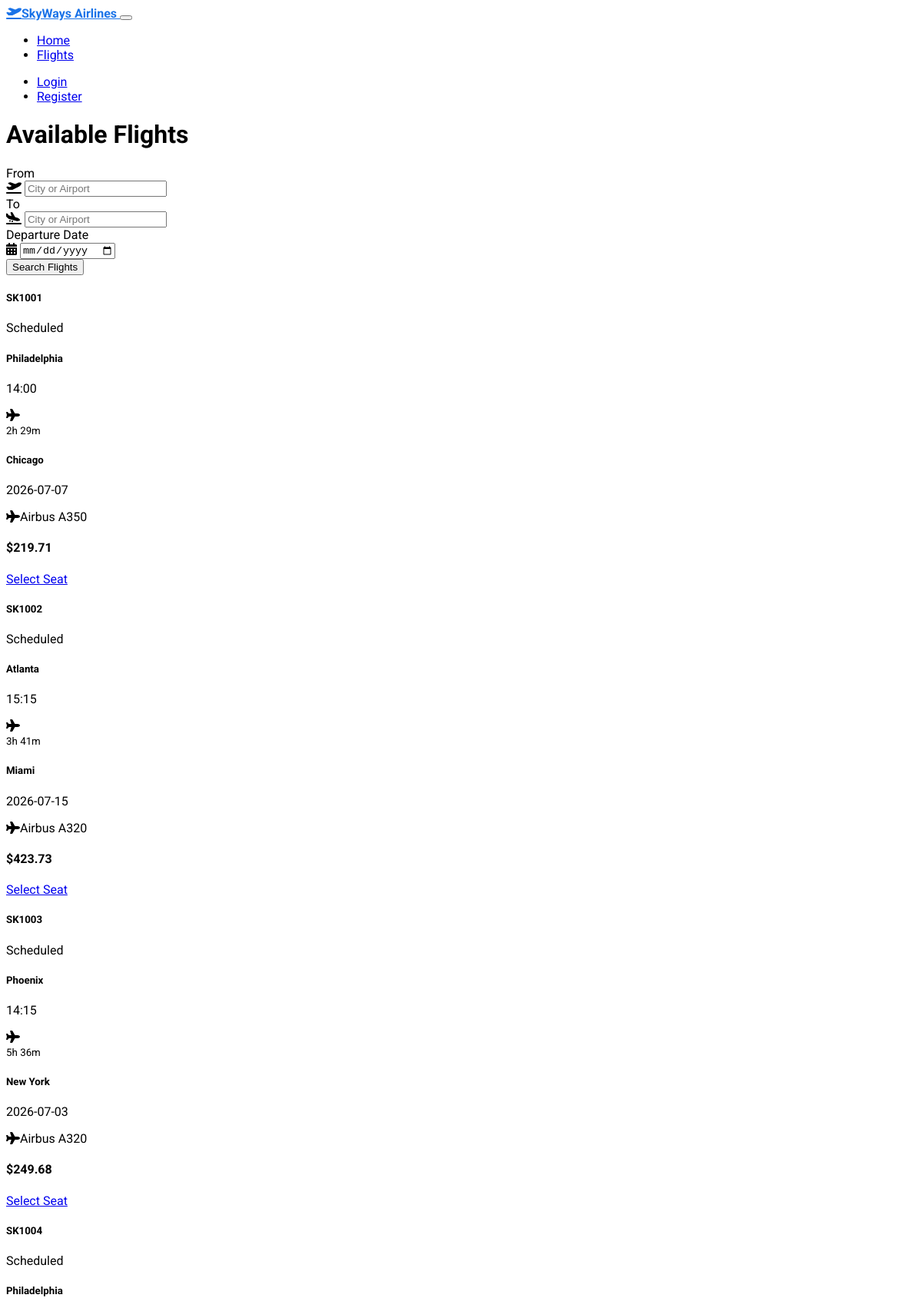
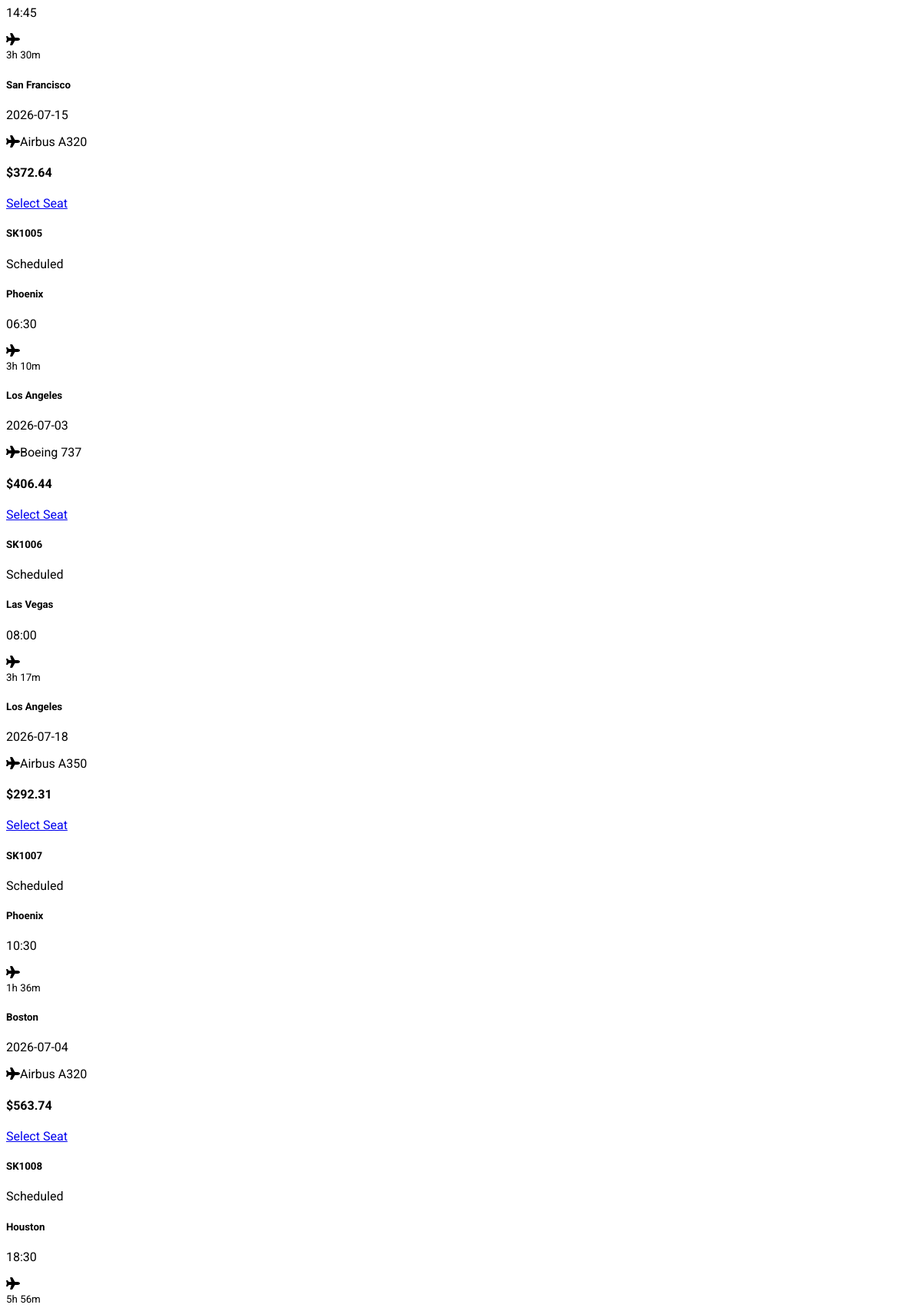
The page /flights (upper part) on the database its author committed (2 pictures, top to bottom).
### models.py (models this page shows)
class Flight(db.Model):
    __tablename__ = 'flights'
    id = db.Column(db.Integer, primary_key=True)
    flight_number = db.Column(db.String(10), nullable=False)
    departure = db.Column(db.String(100), nullable=False)
    destination = db.Column(db.String(100), nullable=False)
    date = db.Column(db.String(10), nullable=False)
    time = db.Column(db.String(10), nullable=False)
    duration = db.Column(db.String(10), nullable=False)
    price = db.Column(db.Float, nullable=False)
    aircraft = db.Column(db.String(100), nullable=False)
    status = db.Column(db.String(20), default='Scheduled')
    bookings = db.relationship('Booking', backref='flight', lazy=True)

### app.py (the view, shortened to what this page needs)
@app.route('/flights', methods=['GET', 'POST'])
def search_flights():
    form = FlightSearchForm()
    now = datetime.now()
    all_flights = get_flights()
    return render_template('flights.html', flights=all_flights, form=form, now=now)

### forms.py
class FlightSearchForm(FlaskForm):
    departure = StringField('From', validators=[DataRequired()])
    destination = StringField('To', validators=[DataRequired()])
    date = DateField('Date', validators=[DataRequired()], default=datetime.now)
    submit = SubmitField('Search Flights')

### models.py (called while the page is built)
def get_flights():
    return Flight.query.all()

### templates/flights.html (shortened to what this page needs)
{% extends 'base.html' %}
{% block content %}
<h1 class="mb-4">Available Flights</h1>
<div class="card mb-4">
    <div class="card-body">
        <form action="{{ url_for('search_flights') }}" method="post">
            <div class="row g-3">
                <div class="col-md-3">
                    <label for="departure" class="form-label">From</label>
                    <div class="input-group">
                        <span class="input-group-text"><i class="fas fa-plane-departure"></i></span>
                        <input type="text" class="form-control" id="departure" name="departure" placeholder="City or Airport" value="{{ request.form.get('departure', '') }}" required>
                    </div>
                </div>
                <div class="col-md-3">
                    <label for="destination" class="form-label">To</label>
                    <div class="input-group">
                        <span class="input-group-text"><i class="fas fa-plane-arrival"></i></span>
                        <input type="text" class="form-control" id="destination" name="destination" placeholder="City or Airport" value="{{ request.form.get('destination', '') }}" required>
                    </div>
                </div>
                <div class="col-md-3">
                    <label for="date" class="form-label">Departure Date</label>
                    <div class="input-group">
                        <span class="input-group-text"><i class="fas fa-calendar-alt"></i></span>
                        <input type="date" class="form-control" id="date" name="date" value="{{ request.form.get('date', '') }}" required>
                    </div>
                </div>
                <div class="col-md-3 d-flex align-items-end">
                    <button type="submit" class="btn btn-primary w-100">Search Flights</button>
                </div>
            </div>
        </form>
    </div>
</div>
{% if flights %}
    <div class="row">
        {% for flight in flights %}
            <div class="col-md-6 mb-4">
                <div class="card flight-card h-100">
                    <div class="card-header bg-primary text-white d-flex justify-content-between align-items-center">
                        <h5 class="mb-0">{{ flight.flight_number }}</h5>
                        <span class="badge bg-light text-dark">{{ flight.status }}</span>
                    </div>
                    <div class="card-body">
                        <div class="row mb-3">
                            <div class="col-5 text-center">
                                <h5>{{ flight.departure }}</h5>
                                <p class="text-muted mb-0">{{ flight.time }}</p>
                            </div>
                            <div class="col-2 text-center d-flex flex-column align-items-center justify-content-center">
                                <div class="flight-path">
                                    <i class="fas fa-plane text-primary"></i>
                                </div>
                                <small class="text-muted">{{ flight.duration }}</small>
                            </div>
                            <div class="col-5 text-center">
                                <h5>{{ flight.destination }}</h5>
                                <p class="text-muted mb-0">{{ flight.date }}</p>
                            </div>
                        </div>
                        <div class="d-flex justify-content-between align-items-center">
                            <div>
                                <p class="mb-0"><i class="fas fa-plane me-2"></i>{{ flight.aircraft }}</p>
                            </div>
                            <div>
                                <h4 class="text-primary mb-0">${{ "%.2f"|format(flight.price) }}</h4>
                            </div>
                        </div>
                    </div>
                    <div class="card-footer d-grid">
                        <a href="{{ url_for('select_seat', flight_id=flight.id) }}" class="btn btn-primary">Select Seat</a>
                    </div>
                </div>
            </div>
        {% endfor %}
    </div>
{% endif %}
{% endblock %}

### templates/base.html (shortened to what this page needs)
<!DOCTYPE html>
<html lang="en" data-bs-theme="dark">
<head>
    <link href="https://cdn.replit.com/agent/bootstrap-agent-dark-theme.min.css" rel="stylesheet">
    <link rel="stylesheet" href="https://cdnjs.cloudflare.com/ajax/libs/font-awesome/6.0.0-beta3/css/all.min.css">
    <link rel="stylesheet" href="{{ url_for('static', filename='css/styles.css') }}">
</head>
<body>
    <nav class="navbar navbar-expand-lg navbar-dark">
        <div class="container">
            <a class="navbar-brand" href="{{ url_for('index') }}">
                <i class="fas fa-plane-departure me-2"></i>SkyWays Airlines
            </a>
            <button class="navbar-toggler" type="button" data-bs-toggle="collapse" data-bs-target="#navbarNav" aria-controls="navbarNav" aria-expanded="false" aria-label="Toggle navigation">
            </button>
            <div class="collapse navbar-collapse" id="navbarNav">
                <ul class="navbar-nav me-auto">
                    <li class="nav-item">
                        <a class="nav-link {% if request.path == url_for('index') %}active{% endif %}" href="{{ url_for('index') }}">Home</a>
                    </li>
                    <li class="nav-item">
                        <a class="nav-link {% if request.path == url_for('search_flights') %}active{% endif %}" href="{{ url_for('search_flights') }}">Flights</a>
                    </li>
                </ul>
                <ul class="navbar-nav">
                    {% if session.get('user_id') %}
                        <li class="nav-item dropdown">
                            <a class="nav-link dropdown-toggle" href="#" id="navbarDropdown" role="button" data-bs-toggle="dropdown" aria-expanded="false">
                                <i class="fas fa-user-circle me-1"></i> Account
                            </a>
                            <ul class="dropdown-menu dropdown-menu-end" aria-labelledby="navbarDropdown">
                                <li><a class="dropdown-item" href="{{ url_for('my_bookings') }}">My Bookings</a></li>
                                <li><hr class="dropdown-divider"></li>
                                <li><a class="dropdown-item" href="{{ url_for('logout') }}">Logout</a></li>
                            </ul>
                        </li>
                    {% else %}
                        <li class="nav-item">
                            <a class="nav-link" href="{{ url_for('login') }}">Login</a>
                        </li>
                        <li class="nav-item">
                            <a class="nav-link" href="{{ url_for('register') }}">Register</a>
                        </li>
                    {% endif %}
                </ul>
            </div>
        </div>
    </nav>
    <main class="container my-4">
        {% block content %}{% endblock %}
    </main>
</body>
</html>

### static/css/styles.css (style rules this page uses)
:root { --sky-blue: #1a73e8; --sky-blue-light: #d0e3ff; --navy: #0d47a1; --cloud-white: #f8f9fa; --silver: #e9ecef; --midnight: #212529; }
body { font-family: 'Roboto', sans-serif; color: var(--bs-body-color); background-color: var(--bs-body-bg); }
.navbar-brand { font-weight: 700; color: var(--sky-blue); }
.flight-card { border-radius: 8px; transition: transform 0.2s; margin-bottom: 1rem; }

### rows shown on the page
Flight: flight_number "SK1001", status "Scheduled", departure "Philadelphia", time "14:00", duration "2h 29m", destination "Chicago", date "2026-07-07", aircraft "Airbus A350", price "219.71"
Flight: flight_number "SK1002", status "Scheduled", departure "Atlanta", time "15:15", duration "3h 41m", destination "Miami", date "2026-07-15", aircraft "Airbus A320", price "423.73"
Flight: flight_number "SK1003", status "Scheduled", departure "Phoenix", time "14:15", duration "5h 36m", destination "New York", date "2026-07-03", aircraft "Airbus A320", price "249.68"
Flight: flight_number "SK1004", status "Scheduled", departure "Philadelphia", time "14:45", duration "3h 30m", destination "San Francisco", date "2026-07-15", aircraft "Airbus A320", price "372.64"
Flight: flight_number "SK1005", status "Scheduled", departure "Phoenix", time "06:30", duration "3h 10m", destination "Los Angeles", date "2026-07-03", aircraft "Boeing 737", price "406.44"
Flight: flight_number "SK1006", status "Scheduled", departure "Las Vegas", time "08:00", duration "3h 17m", destination "Los Angeles", date "2026-07-18", aircraft "Airbus A350", price "292.31"
Flight: flight_number "SK1007", status "Scheduled", departure "Phoenix", time "10:30", duration "1h 36m", destination "Boston", date "2026-07-04", aircraft "Airbus A320", price "563.74"
Flight: flight_number "SK1008", status "Scheduled", departure "Houston", time "18:30", duration "5h 56m"
